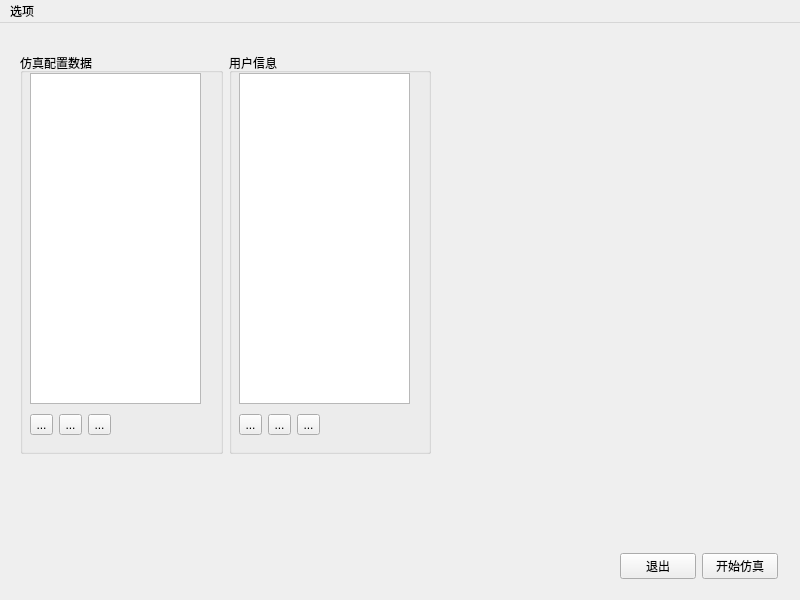
<?xml version="1.0" encoding="UTF-8"?>
<ui version="4.0">
 <class>MainWindow</class>
 <widget class="QMainWindow" name="MainWindow">
  <property name="geometry">
   <rect>
    <x>0</x>
    <y>0</y>
    <width>800</width>
    <height>600</height>
   </rect>
  </property>
  <property name="sizePolicy">
   <sizepolicy hsizetype="Fixed" vsizetype="Fixed">
    <horstretch>0</horstretch>
    <verstretch>0</verstretch>
   </sizepolicy>
  </property>
  <property name="sizeIncrement">
   <size>
    <width>1</width>
    <height>1</height>
   </size>
  </property>
  <property name="windowTitle">
   <string>运行配置</string>
  </property>
  <widget class="QWidget" name="centralwidget">
   <property name="sizePolicy">
    <sizepolicy hsizetype="Fixed" vsizetype="Fixed">
     <horstretch>0</horstretch>
     <verstretch>0</verstretch>
    </sizepolicy>
   </property>
   <widget class="QWidget" name="layoutWidget">
    <property name="geometry">
     <rect>
      <x>20</x>
      <y>30</y>
      <width>411</width>
      <height>401</height>
     </rect>
    </property>
    <layout class="QHBoxLayout" name="configs">
     <item>
      <widget class="QGroupBox" name="sim_conf_cont">
       <property name="title">
        <string>仿真配置数据</string>
       </property>
       <widget class="QTableView" name="sim_config_view">
        <property name="geometry">
         <rect>
          <x>10</x>
          <y>20</y>
          <width>171</width>
          <height>331</height>
         </rect>
        </property>
        <property name="showGrid">
         <bool>true</bool>
        </property>
        <property name="sortingEnabled">
         <bool>true</bool>
        </property>
       </widget>
       <widget class="QWidget" name="layoutWidget">
        <property name="geometry">
         <rect>
          <x>10</x>
          <y>360</y>
          <width>81</width>
          <height>24</height>
         </rect>
        </property>
        <layout class="QHBoxLayout" name="sim_conf_toolstools">
         <item>
          <widget class="QToolButton" name="sim_add">
           <property name="text">
            <string>...</string>
           </property>
          </widget>
         </item>
         <item>
          <widget class="QToolButton" name="sim_edit">
           <property name="text">
            <string>...</string>
           </property>
          </widget>
         </item>
         <item>
          <widget class="QToolButton" name="sim_refresh">
           <property name="text">
            <string>...</string>
           </property>
          </widget>
         </item>
        </layout>
       </widget>
      </widget>
     </item>
     <item>
      <widget class="QGroupBox" name="user_info_cont">
       <property name="title">
        <string>用户信息</string>
       </property>
       <widget class="QTableView" name="user_info_view">
        <property name="geometry">
         <rect>
          <x>10</x>
          <y>20</y>
          <width>171</width>
          <height>331</height>
         </rect>
        </property>
        <property name="showGrid">
         <bool>true</bool>
        </property>
        <property name="sortingEnabled">
         <bool>true</bool>
        </property>
       </widget>
       <widget class="QWidget" name="layoutWidget">
        <property name="geometry">
         <rect>
          <x>10</x>
          <y>360</y>
          <width>81</width>
          <height>24</height>
         </rect>
        </property>
        <layout class="QHBoxLayout" name="user_conf_tools">
         <item>
          <widget class="QToolButton" name="usr_add">
           <property name="text">
            <string>...</string>
           </property>
           <property name="icon">
            <iconset theme="Add">
             <normaloff>C:/Users/阿思汗/.designer/backup</normaloff>C:/Users/阿思汗/.designer/backup</iconset>
           </property>
          </widget>
         </item>
         <item>
          <widget class="QToolButton" name="usr_edit">
           <property name="text">
            <string>...</string>
           </property>
          </widget>
         </item>
         <item>
          <widget class="QToolButton" name="usr_refresh">
           <property name="text">
            <string>...</string>
           </property>
          </widget>
         </item>
        </layout>
       </widget>
      </widget>
     </item>
    </layout>
   </widget>
   <widget class="QWidget" name="layoutWidget">
    <property name="geometry">
     <rect>
      <x>620</x>
      <y>530</y>
      <width>158</width>
      <height>26</height>
     </rect>
    </property>
    <layout class="QHBoxLayout" name="horizontalLayout">
     <item>
      <widget class="QPushButton" name="exit">
       <property name="text">
        <string>退出</string>
       </property>
      </widget>
     </item>
     <item>
      <widget class="QPushButton" name="start_sim">
       <property name="text">
        <string>开始仿真</string>
       </property>
      </widget>
     </item>
    </layout>
   </widget>
  </widget>
  <widget class="QMenuBar" name="menubar">
   <property name="geometry">
    <rect>
     <x>0</x>
     <y>0</y>
     <width>800</width>
     <height>22</height>
    </rect>
   </property>
   <widget class="QMenu" name="setttings">
    <property name="title">
     <string>选项</string>
    </property>
    <addaction name="actionGlobal_config"/>
    <addaction name="actionExit"/>
   </widget>
   <addaction name="setttings"/>
  </widget>
  <action name="actionGlobal_config">
   <property name="text">
    <string>Global config</string>
   </property>
  </action>
  <action name="actionExit">
   <property name="text">
    <string>Exit</string>
   </property>
  </action>
 </widget>
 <resources/>
 <connections>
  <connection>
   <sender>exit</sender>
   <signal>clicked()</signal>
   <receiver>MainWindow</receiver>
   <slot>close()</slot>
   <hints>
    <hint type="sourcelabel">
     <x>653</x>
     <y>565</y>
    </hint>
    <hint type="destinationlabel">
     <x>641</x>
     <y>462</y>
    </hint>
   </hints>
  </connection>
  <connection>
   <sender>sim_refresh</sender>
   <signal>pressed()</signal>
   <receiver>sim_config_view</receiver>
   <slot>reset()</slot>
   <hints>
    <hint type="sourcelabel">
     <x>100</x>
     <y>423</y>
    </hint>
    <hint type="destinationlabel">
     <x>98</x>
     <y>310</y>
    </hint>
   </hints>
  </connection>
  <connection>
   <sender>usr_refresh</sender>
   <signal>pressed()</signal>
   <receiver>user_info_view</receiver>
   <slot>reset()</slot>
   <hints>
    <hint type="sourcelabel">
     <x>309</x>
     <y>429</y>
    </hint>
    <hint type="destinationlabel">
     <x>314</x>
     <y>345</y>
    </hint>
   </hints>
  </connection>
  <connection>
   <sender>actionExit</sender>
   <signal>triggered()</signal>
   <receiver>MainWindow</receiver>
   <slot>close()</slot>
   <hints>
    <hint type="sourcelabel">
     <x>-1</x>
     <y>-1</y>
    </hint>
    <hint type="destinationlabel">
     <x>399</x>
     <y>299</y>
    </hint>
   </hints>
  </connection>
 </connections>
</ui>
